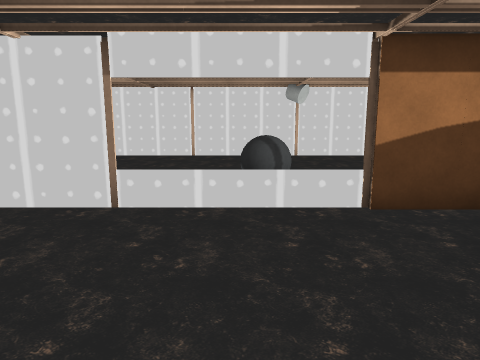
View 1 (above)

12 first-person views from a walk through a Unity game level. The camera is 1.3 m above the floor, tilts 10° down and sees 70° across. The floor is counted in squares, 1 m on a side. Each view is taken from the middle of a square. On the plan, view 1 faces up. The plan holds only what a view shows up to about 15 squares ahead; the rest is blank. The place goes on beyond the plan. The player character is not drawn. Some animated figures are left out. Door leaves are left out, so doorways stand open. Some surface patterns are stand-ins.

View 2
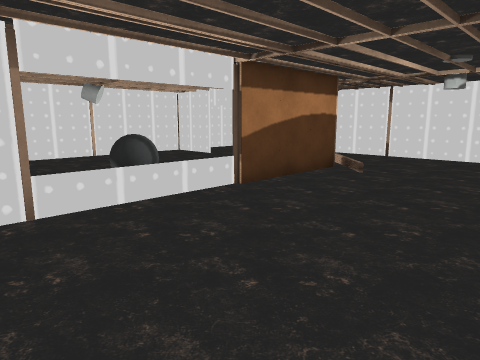

View 3
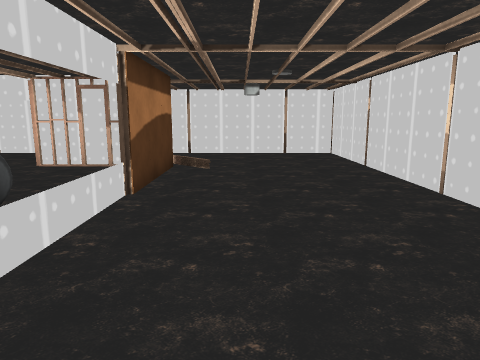

View 4
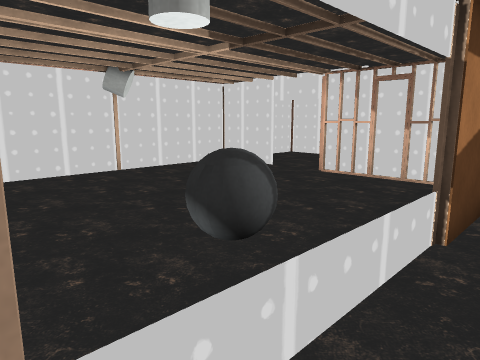

View 5
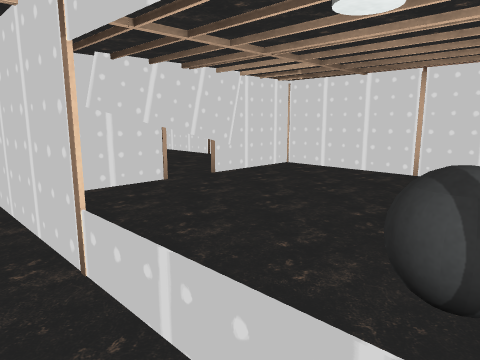

View 6
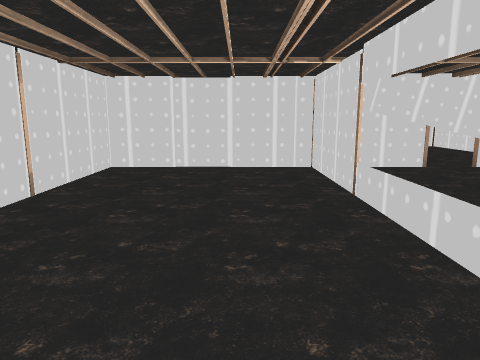

View 7
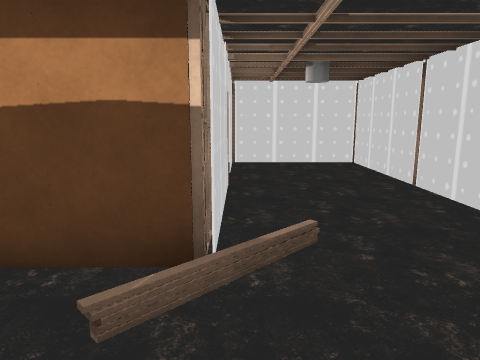

View 8
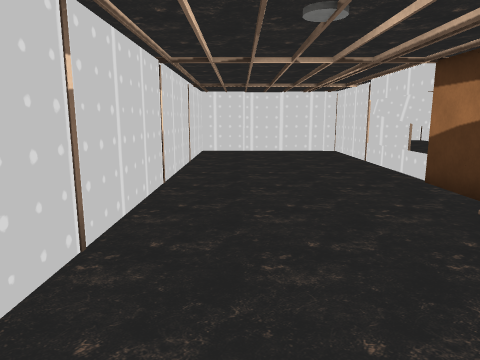

View 9
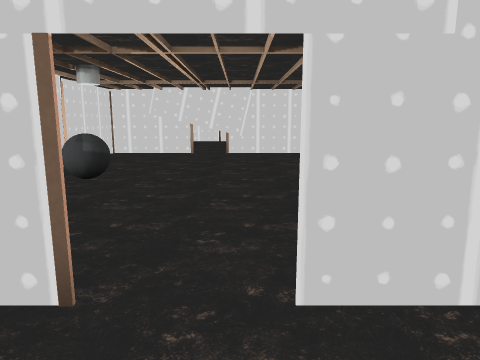

View 10
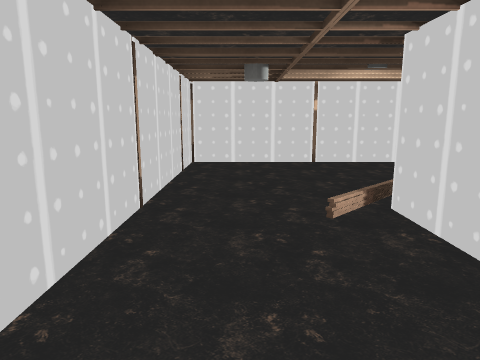

View 11
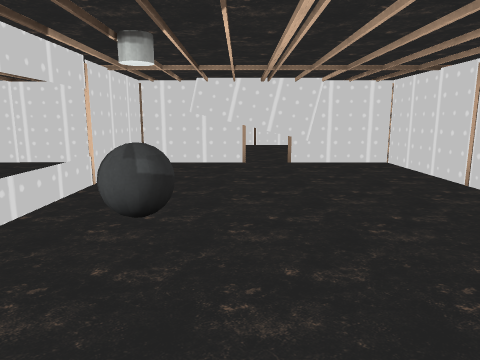

View 12
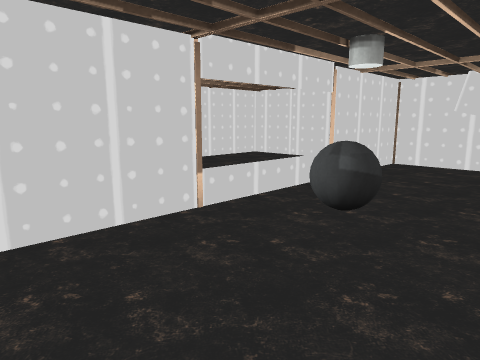

### Floor plan
Ten units are one square. View 1 is at (0, 0); x grows to the right and y downward. Boxes are objects, and circles mark ways between rooms. Rooms are numbered by the first view taken in them; rooms with no view inside come last. Other rooms are left out.
<svg viewBox="-60 -131 160 142">
<path fill="none" stroke="#000" d="M58 -89 58 -50 -55 -50M58 -118 58 -104M-55 -51 -55 6 95 6 95 -125 60 -125M57 -104 57 -126M56 -72 56 -88M57 -75 57 -89M57 -68 57 -74M56 -60 56 -68M57 -60 57 -66M-55 -50 45 -50M60 -125 -55 -125 -55 -51"/>
<rect x="-5" y="-75" width="20" height="20" fill="#bbb"><title>grey ball</title></rect>
<circle cx="-20" cy="-50" r="3" fill="#2a7"/>
<circle cx="20" cy="-50" r="3" fill="#2a7"/>
<circle cx="60" cy="-95" r="3" fill="#2a7"/>
<text x="30" y="-40">1</text>
<text x="0" y="-90">2</text>
</svg>
Room 1 opens to room 2.

Where each view was taken, in squares from view 1:
view 1: 0 up, 0 right, facing up
view 2: 0 up, 3 left, facing up-right
view 3: 3 up, 4 left, facing right
view 4: 4 up, 2 left, facing up-right
view 5: 4 up, 1 right, facing up-left
view 6: 3 up, 4 right, facing left
view 7: 2 up, 6 right, facing up
view 8: 1 up, 9 right, facing left
view 9: 10 up, 8 right, facing left
view 10: 10 up, 8 right, facing down
view 11: 8 up, 5 right, facing left
view 12: 9 up, 5 right, facing down-left
